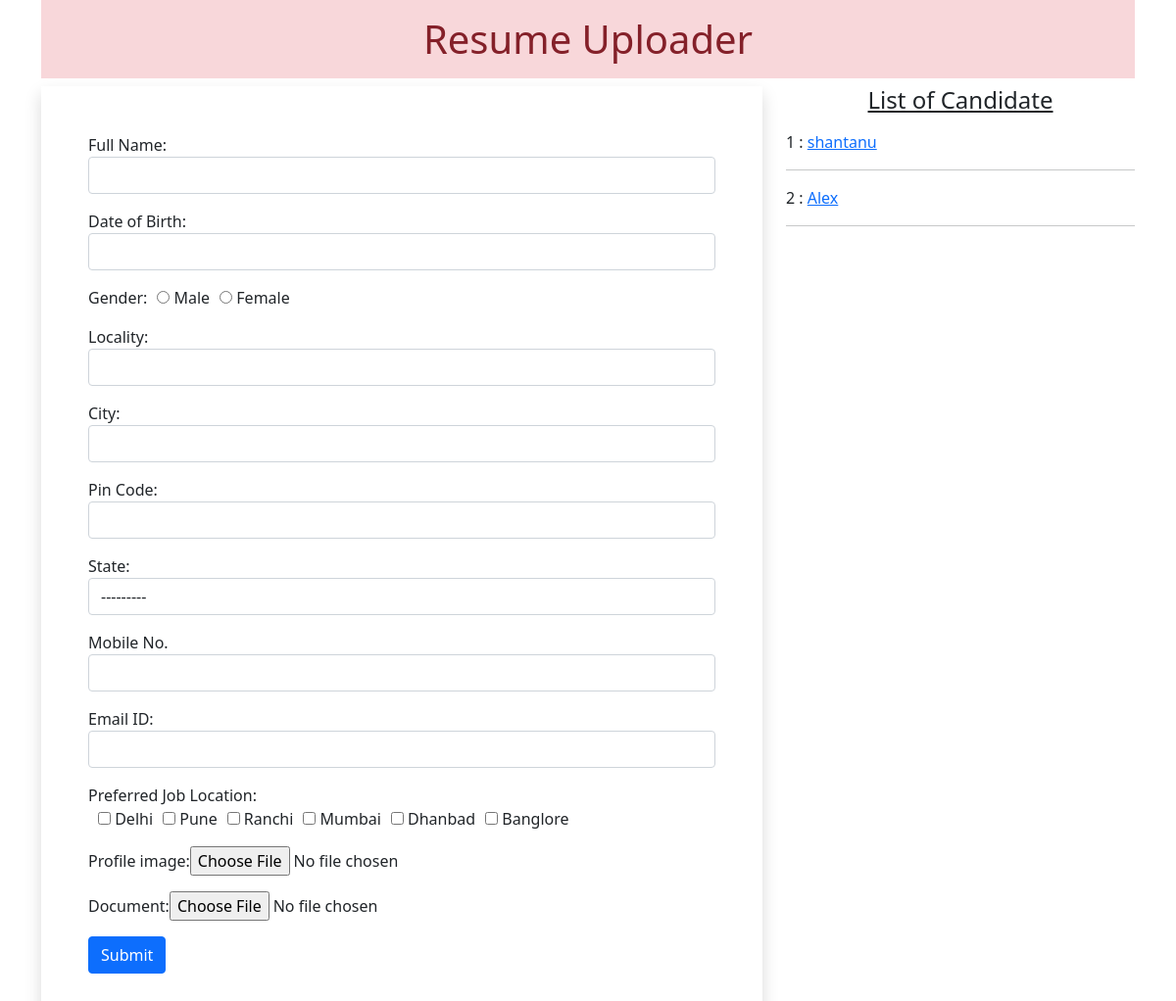
The page / on the database its author committed.
### myapp/models.py (models this page shows)
class Resume(models.Model):
    name = models.CharField(max_length=100)
    dob = models.DateField()
    gender = models.CharField(max_length=50)
    locality = models.CharField(max_length=100)
    city = models.CharField(max_length=100)
    pin = models.PositiveIntegerField()
    state = models.CharField(choices=STATE_CHOICE,max_length=50)
    mobile = models.PositiveIntegerField()
    email = models.EmailField()
    job_city = models.CharField(max_length=50)
    profile_image = models.ImageField(upload_to='profileimg',blank=True)
    my_file = models.FileField(upload_to='doc',blank=True)

### myapp/views.py (the view, shortened to what this page needs)
# urls.py: path('',views.HomeView.as_view(),name='home'),
class HomeView(View):
    def get(self,request):
            form = ResumeForm()
            candidates = Resume.objects.all()
            return render(request,'myapp/home.html',{'form':form,'candidates':candidates})

### myapp/templates/myapp/home.html (shortened to what this page needs)
<!DOCTYPE html>
{% load static %}
<html lang="en">
<head>
    <link href="https://cdn.jsdelivr.net/npm/bootstrap@5.0.0-beta2/dist/css/bootstrap.min.css" rel="stylesheet">
    <link rel="stylesheet" href="//code.jquery.com/ui/1.12.1/themes/base/jquery-ui.css">
    <link rel="stylesheet" href="{% static "myapp/css/style.css" %}">
</head>
<body>
    <div class="container">
        <h1 class ='alert-danger text-center p-3'>Resume Uploader</h1>
        <div class="row">
            <div class="col-sm-8">
                <form action="" method="post" enctype="multipart/form-data" class="shadow p-5">
                    {% for field in form %}
                        <div class="form-group mb-3">
                        {{field.label_tag}}{{field}} <small>{{field.errors|striptags}}</small>
                        </div>
                    {% endfor %}
                    <input type="submit" value='Submit' class='btn btn-primary'>
                </form>
            </div>
            <div class="col-sm-4">
                <h4 class="text-center mb-3"><u>List of Candidate</u></h4>
                {% for candidate in candidates %}
                 {{candidate.id}} : <a href="{% url 'candidate' candidate.id %}">{{candidate.name}}</a>
                 <hr>
                {% endfor %}
               </div>
        </div>
    </div>
</body>
</html>

### myapp/static/myapp/css/style.css (style rules this page uses)
#id_gender,#id_job_city { display:inline-flex; }
#id_gender>div,#id_job_city>div { padding-left: 10px; }

### rows shown on the page
Resume: id "1", name "shantanu"
Resume: id "2", name "Alex"

### other values the page prints
{{ field.label_tag }} "Full Name:" "Date of Birth:" "Gender:" "Locality:" "City:" "Pin Code:" "State:" "Mobile No." "Email ID:" "Preferred Job Location:" "Profile image:" "Document:"
